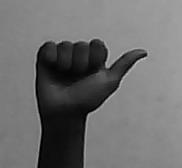
#> input picture gray_a1.jpg, 182 x 168 px
$ python haris_detector.py
#> lines starting #> are read from the running program, lines starting #| are printed output that depends on the picture; after the words box and inside, x2 and y2 are one past the last pixel; in counts of white or black regions, pixels touching at a corner belong together
import cv2
import numpy as np

filename = 'gray_a1.jpg'
img = cv2.imread(filename)
#> img is the input picture: shape (168, 182, 3); min 0, max 193, mean 109.2
gray = cv2.cvtColor(img,cv2.COLOR_BGR2GRAY)

gray = np.float32(gray)
dst = cv2.cornerHarris(gray,2,3,0.04)
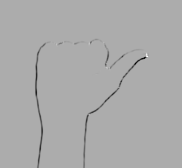
#> dst: shape (168, 182) float32; min -12104961, max 5770915, mean -98633; drawn with min black and max white

#result is dilated for marking the corners, not important
dst = cv2.dilate(dst,None)
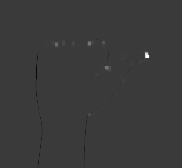
#> dst: shape (168, 182) float32; min -1729537.2, max 5770915, mean 4240.2; drawn with min black and max white

# Threshold for an optimal value, it may vary depending on the image.
img[dst>0.01*dst.max()]=[0,0,255]
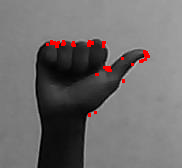
#> img: shape (168, 182, 3); 1.13% of pixels changed, all inside (x1, y1, x2, y2) = (46, 40, 150, 117)

cv2.imshow('dst',img)
if cv2.waitKey(0) & 0xff == 27:
#> (key Esc is pressed here)
    cv2.destroyAllWindows()
